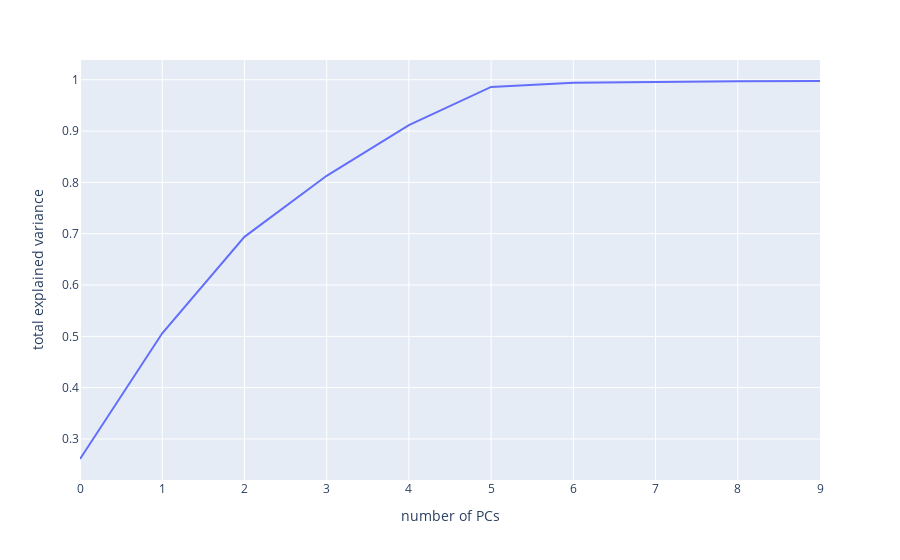

The code cell stored with this chart in its notebook:
### Code cell
# plot cumulative expllained variance
var_exp = pca_bio.explained_variance_ratio_
var_exp_c = np.cumsum(var_exp)

fig = px.line(x=np.arange(n_components_b), y=var_exp_c)
fig.update_layout(xaxis=dict(title="number of PCs"),
                  yaxis=dict(title="total explained variance"))
fig.show()
fig.write_image(os.path.join(fig_path, "pc_plot.png"))

### Figure 1 — Plotly figure (JSON) as saved in the notebook; plotly's stock layout.template omitted (floating-point values rounded to 4 significant figures)
{"data": [{"hovertemplate": "x=%{x}<br>y=%{y}<extra></extra>", "legendgroup": "", "line": {"color": "#636efa", "dash": "solid"}, "marker": {"symbol": "circle"}, "mode": "lines", "name": "", "orientation": "v", "showlegend": false, "type": "scatter", "x": [0, 1, 2, 3, 4, 5, 6, 7, 8, 9], "xaxis": "x", "y": [0.261, 0.506, 0.6939, 0.8129, 0.9115, 0.9861, 0.994, 0.9962, 0.9973, 0.9976], "yaxis": "y"}], "layout": {"autosize": true, "legend": {"tracegroupgap": 0}, "margin": {"t": 60}, "xaxis": {"anchor": "y", "autorange": true, "domain": [0, 1], "range": [0, 9], "title": {"text": "number of PCs"}, "type": "linear"}, "yaxis": {"anchor": "x", "autorange": true, "domain": [0, 1], "range": [0.2201, 1.039], "title": {"text": "total explained variance"}, "type": "linear"}}}
